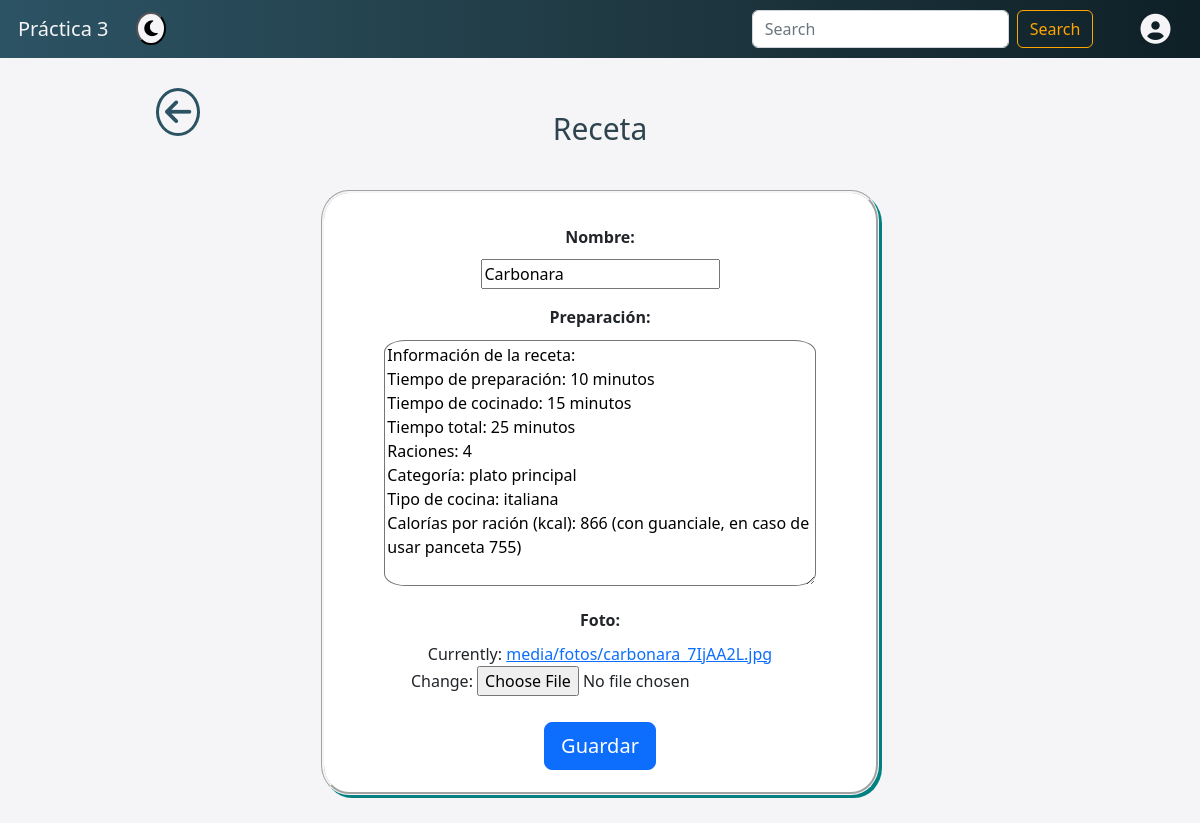
Page /recetas/edit/62/ on the committed database.
### recetas/models.py (models this page shows, shortened)
class Receta(models.Model):
	nombre       = models.CharField(max_length=200, validators=[validate_mayus])
	preparación  = models.TextField(max_length=5000, validators=[validate_mayus])
	foto         = models.FileField(upload_to='media/fotos')

### recetas/views.py (the view)
# urls.py: path('recetas/edit/<int:id>/', views.editar_receta, name='editar_receta'),
def editar_receta(request, id):
    receta = get_object_or_404(Receta, id=id)
    if request.method == "POST":
        form = RecetaForm(request.POST, request.FILES, instance=receta)
        if form.is_valid():
            receta = form.instance
            receta.save()
            messages.add_message(request, messages.SUCCESS, 'Receta editada!')
            return redirect('detalles', id=receta.id)
    else:
        form = RecetaForm(instance=receta)
    return render(request, 'nueva_receta.html', {'form': form})

### recetas/forms.py
class RecetaForm(forms.ModelForm):
    class Meta:
        model = Receta
        fields = ('nombre', 'preparación', 'foto')

### recetas/templates/nueva_receta.html (shortened to what this page needs)
{% extends 'base.html' %}
{% block contenido %}
    {% load static %}
    <link rel="stylesheet" href="{% static 'css/nueva_receta.css' %}">
    <a class="fas fa-arrow-left" href="/"></a>
    <div class="div-nreceta-comida" id="div-nreceta-comida">
        <br><br>
        <p class="p-nreceta-titulo">Receta</p>
        <form method="POST" class="form-nreceta" enctype="multipart/form-data">
            {{form.as_p}}
            <button type="submit" class="btn btn-primary btn-lg">Guardar</button>
        </form>
    </div>
{% endblock %}

### recetas/static/css/base.css (style rules this page uses)
body { background-color: #f5f5f7; transition: .3s ease all; margin-bottom: 3%; }
.fas.fa-arrow-left { padding: 6px; position: absolute; margin-top: 2.5%; left: 13%; text-decoration: none; border: solid; border-radius: 100%; border-width: 3px; font-size: 30px; color: #2C5364; }

### recetas/static/css/nueva_receta.css (style rules this page uses)
.div-nreceta-comida { text-align: center; }
.p-nreceta-titulo { color: #2d444e; font-weight: 500; font-size: 30px; }
.form-nreceta { padding: 2%; border: groove; border-color: #f5f5f7; border-radius: 5%; margin-top: 3.5%; margin-left: 25%; margin-right: 25%; background-color: white; box-shadow: 3px 3px teal; }
.div-nreceta-comida label { font-weight: 550; font-size: 16px; margin: 2%; display: block; }
.div-nreceta-comida textarea { width: 85%; border-radius: 5%; }
.div-nreceta-comida button { margin-top: 2%; }

### rows in the picture
Receta: nombre "Carbonara", preparación "Información de la receta: Tiempo de preparación: 10 minutos Tiempo de cocinado: 15 minutos Tiempo total: 25 minutos Raciones: 4 Categoría: plato principal Tipo de cocina: italiana Calorías por ración (kcal): 866 (con guanciale, en caso de usar panceta 755)"
